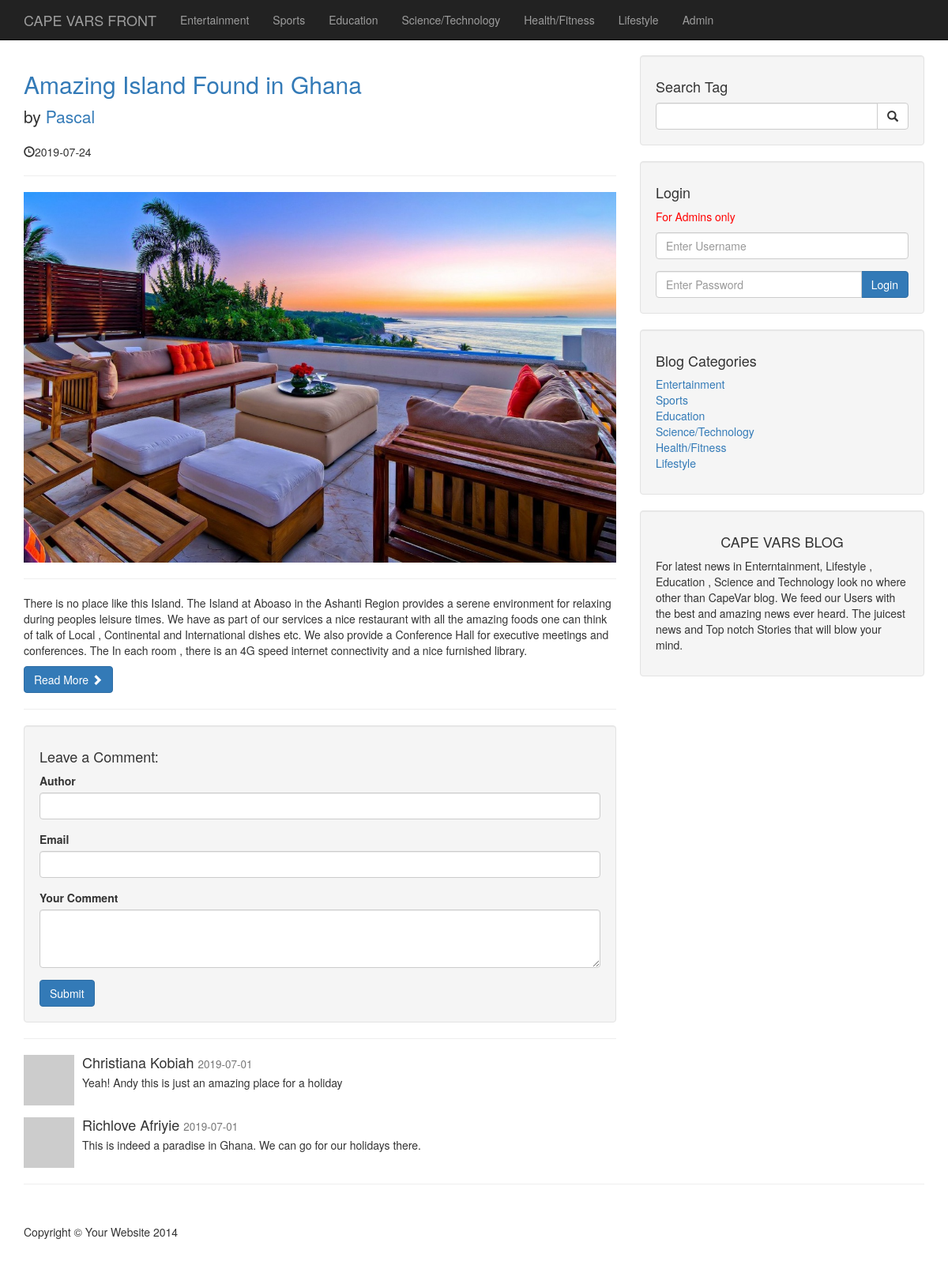
/post.php?p_id=6, run on the app's committed database.
### tables this page shows
CREATE TABLE `categories` (
  `cat_id` int(3) NOT NULL,
  `cat_title` varchar(100) DEFAULT NULL
);

CREATE TABLE `posts` (
  `post_id` int(3) NOT NULL,
  `post_category_id` int(3) NOT NULL,
  `post_title` varchar(255) NOT NULL,
  `post_author` varchar(255) NOT NULL,
  `post_date` date NOT NULL,
  `post_image` text NOT NULL,
  `post_content` text NOT NULL,
  `post_tags` varchar(255) NOT NULL,
  `post_comment_count` int(11) NOT NULL,
  `post_status` varchar(255) NOT NULL DEFAULT 'draft'
);

CREATE TABLE `comments` (
  `comment_id` int(3) NOT NULL,
  `comment_post_id` int(3) NOT NULL,
  `comment_author` varchar(255) NOT NULL,
  `comment_email` varchar(255) NOT NULL,
  `comment_content` text NOT NULL,
  `comment_status` varchar(255) NOT NULL,
  `comment_date` date NOT NULL
);

### post.php (the view, shortened to what this page needs)
<?php include "includes/header.php"; ?>
   <?php include "includes/nav.php"; ?>
    <div class="container">
        <div class="row">
            <div class="col-md-8">
                <?php
              if(isset($_GET['p_id'])){
                  $the_post_id = $_GET['p_id'];
              }
                $query = "SELECT * FROM posts WHERE post_id = '{$the_post_id}' ";
                 $select_all_posts = mysqli_query($conn , $query);
                    while($row = mysqli_fetch_assoc($select_all_posts)){
                        $post_title = $row['post_title'];
                        $post_author = $row['post_author'];
                        $post_date = $row['post_date'];
                        $post_image = $row['post_image'];
                        $post_content = $row['post_content'];
                ?>
                <h2>
                    <a href="#"><?php echo "{$post_title}"; ?></a>
                </h2>
                <p class="lead">
                    by <a href="index.php"><?php echo "{$post_author}"; ?></a>
                </p>
                <p><span class="glyphicon glyphicon-time"></span><?php echo "{$post_date}"; ?></p>
                <hr>
                <img class="img-responsive" src="images/<?php echo $post_image; ?>" alt="">
                <hr>
                <p><?php echo "{$post_content}"; ?></p>
                <a class="btn btn-primary" href="#">Read More <span class="glyphicon glyphicon-chevron-right"></span></a>
                <hr>
             <?php }    ?>
                <div class="well">
                    <h4>Leave a Comment:</h4>
                    <form action="" method="post" role="form">
                        <div class="form-group">
                            <label for="Author"> Author </label>
                            <input type="text" name="comment_author" class="form-control" autocomplete="off" required>
                        </div>
                        <div class="form-group">
                            <label for="Author"> Email </label>
                            <input type="email" name="comment_email" class="form-control">
                        </div>
                        <div class="form-group">
                            <label for="Comment"> Your Comment </label>
                            <textarea name="comment_content" class="form-control" rows="3"></textarea>
                        </div>
                        <button type="submit" name="create_comment" class="btn btn-primary">Submit</button>
                    </form>
                </div>
                <hr>
                <?php
                $query = " SELECT * FROM comments WHERE comment_post_id = '{$the_post_id}' ";
                $query .= " AND comment_status = 'approved' ";
                $query .= " ORDER BY comment_id DESC ";
                $select_comment_query = mysqli_query($conn , $query);
                while($row = mysqli_fetch_assoc($select_comment_query)){
                    $comment_author = $row['comment_author'];
                    $comment_date = $row['comment_date'];
                    $comment_content = $row['comment_content'];
                    ?>
                <div class="media">
                    <a class="pull-left" href="#">
                        <img class="media-object" src="http://placehold.it/64x64" alt="">
                    </a>
                    <div class="media-body">
                        <h4 class="media-heading"><?php echo $comment_author; ?>
                            <small><?php echo $comment_date; ?></small>
                        </h4>
                        <?php echo $comment_content; ?>
                    </div>
                </div>
             <?php } ?>
            </div>
            <?php include "includes/sidebar.php"; ?>
        </div>
        <hr>
       <?php include "includes/footer.php"; ?>

### includes/nav.php (shortened to what this page needs)
<?php include "db.php"; ?>
<nav class="navbar navbar-inverse navbar-fixed-top bg-primary" role="navigation">
        <div class="container">
            <div class="navbar-header">
                <a class="navbar-brand" href="index.php">CAPE VARS FRONT </a>
            </div>
            <div class="collapse navbar-collapse" id="bs-example-navbar-collapse-1">
                <ul class="nav navbar-nav">
                 <?php
                    $query = "SELECT * FROM categories";
                    $select_all_categories = mysqli_query($conn , $query);
                    while($row = mysqli_fetch_assoc($select_all_categories)){
                        $cat_id = $row['cat_id'];
                        $cat_title = $row['cat_title'];
                     echo "<li><a href='category.php?category=$cat_id'>{$cat_title}</a></li>";;
                    }
                    ?>
                    <li>
                        <a href="admin">Admin</a>
                    </li>
                </ul>
            </div>
        </div>
    </nav>

### includes/sidebar.php
<div class="col-md-4">
    <div class="well">
        <h4>Search Tag</h4>
        <form action="search.php" method="post">
        <div class="input-group">
            <input name="search" type="text" class="form-control" autocomplete="off">
            <span class="input-group-btn">
                <button name="submit" class="btn btn-default" type="submit">
                    <span class="glyphicon glyphicon-search"></span>
            </button>
            </span>
        </div>
            </form>
    </div>
    <div class="well">
        <h4>Login </h4>
        <p style="color:red;">For Admins only</p>
        <form action="includes/login.php" method="POST">
        <div class="form-group">
            <input name="username" type="text" class="form-control" placeholder="Enter Username" autocomplete="off">
        </div>
        <div class="input-group">
            <input name="password" type="password" class="form-control" placeholder="Enter Password">
            <span class="input-group-btn">
            <button class="btn btn-primary" name="login" type="submit" >
                Login
            </button>
            </span>
        </div>
            </form>
    </div>
    <?php
      $query = "SELECT * FROM categories";
      $select_sidebar_categories = mysqli_query($conn , $query);
    ?>
    <div class="well">
        <h4>Blog Categories</h4>
        <div class="row">
            <div class="col-lg-6">
                <ul class="list-unstyled">
                    <?php
                      while($row = mysqli_fetch_assoc($select_sidebar_categories)){
                        $cat_title = $row['cat_title'];
                        $cat_id = $row['cat_id'];
            echo "<li><a href='category.php?category=$cat_id'>{$cat_title}</a></li>";
                      }
                          ?>
            </div>
        </div>
    </div>
   <?php include "widget.php"; ?>
</div>

### css/blog-home.css (style rules this page uses)
body { padding-top: 70px; }

### data on the page
categories: cat_title "Entertainment"
categories: cat_title "Sports"
categories: cat_title "Education"
categories: cat_title "Science/Technology"
categories: cat_title "Health/Fitness"
categories: cat_title "Lifestyle"
posts: post_title "Amazing Island Found in Ghana", post_author "Pascal", post_date "2019-07-24", post_image (picture), post_content "There is no place like this Island. The Island at Aboaso in the Ashanti Region provides a serene environment for relaxing during peoples leisure times. We have as part of our services a nice restaurant with all the amazing foods one can think of talk of Local , Continental and International dishes etc. We also provide a Conference Hall for executive meetings and conferences. The In each room , there is an 4G speed internet connectivity and a nice furnished library."
comments: comment_author "Christiana Kobiah", comment_date "2019-07-01", comment_content "Yeah! Andy this is just an amazing place for a holiday"
comments: comment_author "Richlove Afriyie", comment_date "2019-07-01", comment_content "This is indeed a paradise in Ghana. We can go for our holidays there."
